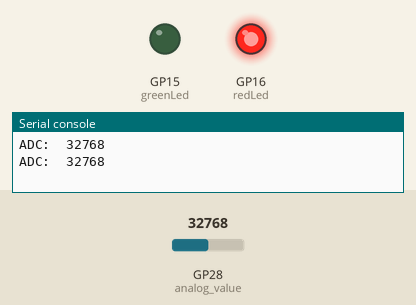
A program run on a simulated Raspberry Pi Pico running MicroPython. Parts: output pins drawn as LEDs (lit = HIGH), the last lines printed to the serial console. The inputs (shaded band) are chosen by the test bench; at power-on: GP28 (analog_value) = 32768 (analog values on the 0–65535 scale).

Above: at 2.2 s.
2.3 s: GP28 (analog_value) set to 51536
4.2 s: GP28 (analog_value) set to 52528
At 5.9 s:
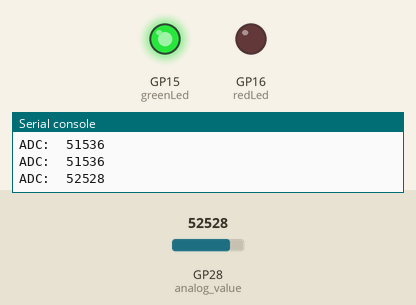
6.5 s: GP28 (analog_value) set to 51345
At 7.5 s:
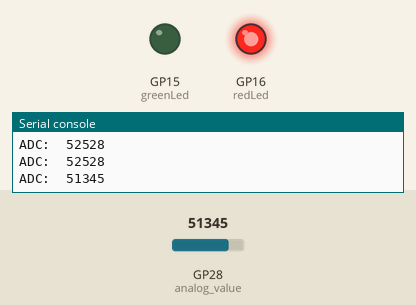
8.5 s: GP28 (analog_value) set to 52655
At 10.2 s:
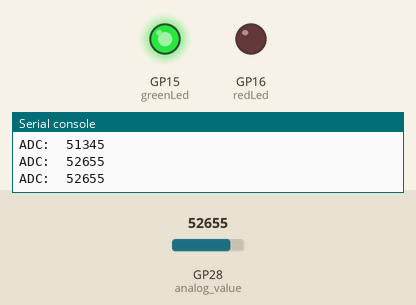
Timing chart, 0 to 11.5 s (numbered marks = the images above; inputs shaded):
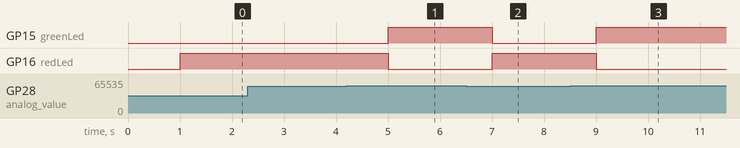

The program:

moisture_sensor.py
```python
from machine import Pin, ADC
import utime

greenLed = Pin(15, Pin.OUT)
redLed = Pin(16, Pin.OUT)

analog_value = ADC(28)

SENSOR_MIN = 52000

greenLed.low()
redLed.low()
utime.sleep(1)

turnGreen = False
turnRed = False

try:
    while True:
        reading = analog_value.read_u16()
        print("ADC: ",reading)

        if reading < SENSOR_MIN:
            turnGreen = False
            greenLed.low()

            if not turnRed:
                turnRed = True
                redLed.high()
        else:
            turnRed = False
            redLed.low()

            if not turnGreen:
                turnGreen = True
                greenLed.high()

        utime.sleep(1)


except KeyboardInterrupt:
    print('Interrupted')
    greenLed.low()
    redLed.low()
```

Measured:
- the behaviour switches between 51984 and 52000 on GP28 (analog_value) (found by bisection; images 0 and 1)
- after the input at 4.2 s, GP15 (greenLed): LOW → HIGH after 0.80 s; GP16 (redLed): HIGH → LOW after 0.80 s
- after the input at 6.5 s, GP15 (greenLed): HIGH → LOW after 0.50 s; GP16 (redLed): LOW → HIGH after 0.50 s
- after the input at 8.5 s, GP15 (greenLed): LOW → HIGH after 0.50 s; GP16 (redLed): HIGH → LOW after 0.50 s
